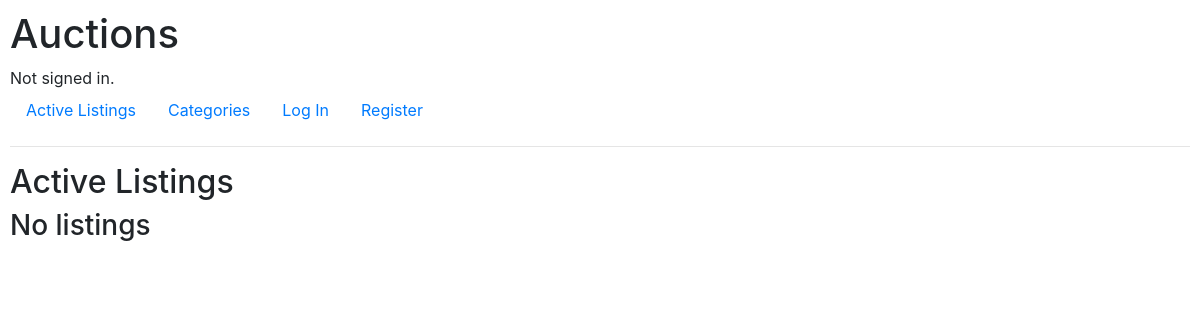
Before: / with the older database file.
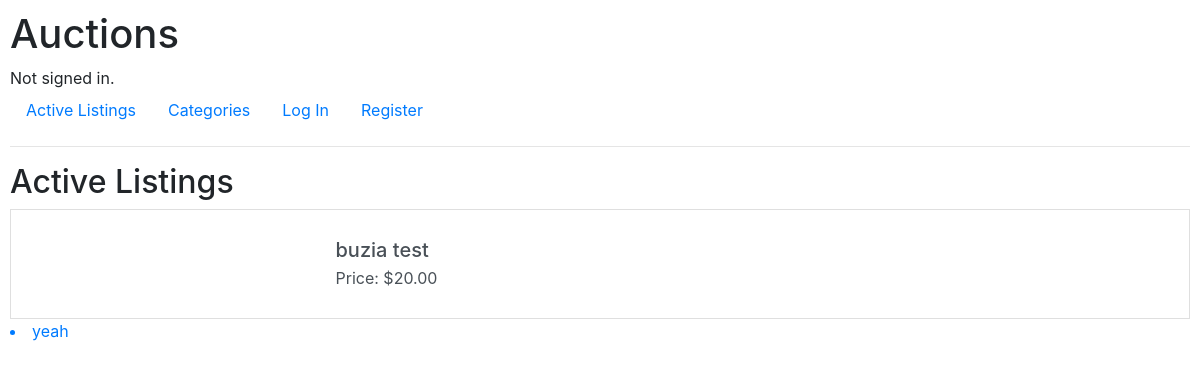
After: the same page with the newer database file.
### auctions/models.py (models this page shows, shortened)
class Listing(models.Model):
    id = models.UUIDField(primary_key=True, default=uuid.uuid4, editable=False)
    title = models.CharField(max_length=25)
    image_url = models.URLField(blank=True, max_length=256)
    description = models.TextField()
    user = models.ForeignKey('User', on_delete=models.CASCADE, related_name='userListings')
    current_bid = models.DecimalField(max_digits=8, decimal_places=2)
    category = models.ForeignKey('Category', on_delete=models.SET('Other'), related_name='categoryListings')
    winner = models.ForeignKey('User', on_delete=models.SET(None), null=True, blank=True)

### auctions/views.py (the view)
# urls.py: path("", views.index, name="index"),
def index(request):
    listings = Listing.objects.all()
    return render(request, "auctions/index.html", {
        'Listings' : listings
    })

### auctions/templates/auctions/index.html (shortened to what this page needs)
{% extends "auctions/layout.html" %}
{% block body %}
    <h2>Active Listings</h2>
    {%if Listings %}
                {%for listing in Listings%}
                    <a href={{listing.id}} class="list-group-item list-group-item-action">
                        <div class="d-flex flex-row align-items-center  m-2">
                            <div class="p-2 w-25">
                            </div>
                            <div class="p-2 ml-2">
                                <h5 class="mb-1">{{listing.title}}</h5>
                                Price: ${{listing.current_bid}}
                            </div>
                        </div>
                    </a>
                    <a href= {{ listing.id }} ><li>{{listing.description}}</li></a>
                {% endfor %}
    {%else%}
        <h3>No listings</h3>
    {%endif%}
{% endblock %}

### auctions/templates/auctions/layout.html (shortened to what this page needs)
{% load static %}
<!DOCTYPE html>
<html lang="en">
    <head>
        <link rel="stylesheet" href="https://stackpath.bootstrapcdn.com/bootstrap/4.4.1/css/bootstrap.min.css">
        <link href="{% static 'auctions/styles.css' %}" rel="stylesheet">
    </head>
    <body>
        <h1>Auctions</h1>
        <div>
            {% if user.is_authenticated %}
                Signed in as <strong>{{ user.username }}</strong>.
            {% else %}
                Not signed in.
            {% endif %}
        </div>
        <ul class="nav">
            <li class="nav-item">
                <a class="nav-link" href="{% url 'index' %}">Active Listings</a>
            </li>
            <li class="nav-item">
                <a class="nav-link" href="{% url 'categories' %}">Categories</a>
            </li>
            {% if user.is_authenticated %}
                <li class="nav-item">
                    <a class="nav-link" href="{% url 'watchlist' %}">Watchlist</a>
                </li>
                <li class="nav-item">
                    <a class="nav-link" href="{% url 'create' %}">Create listing</a>
                </li>
                <li class="nav-item">
                    <a class="nav-link" href="{% url 'logout' %}">Log Out</a>
                </li>
            {% else %}
                <li class="nav-item">
                    <a class="nav-link" href="{% url 'login' %}">Log In</a>
                </li>
                <li class="nav-item">
                    <a class="nav-link" href="{% url 'register' %}">Register</a>
                </li>
            {% endif %}
        </ul>
        <hr>
        {% block body %}
        {% endblock %}
    </body>
</html>

### auctions/static/auctions/styles.css (style rules this page uses)
body { padding: 10px; }

Changed rows visible on the page:
added Listing: title "buzia test", current_bid "20.00", description "yeah"
Other visible differences:
text no longer shown: "No listings"
